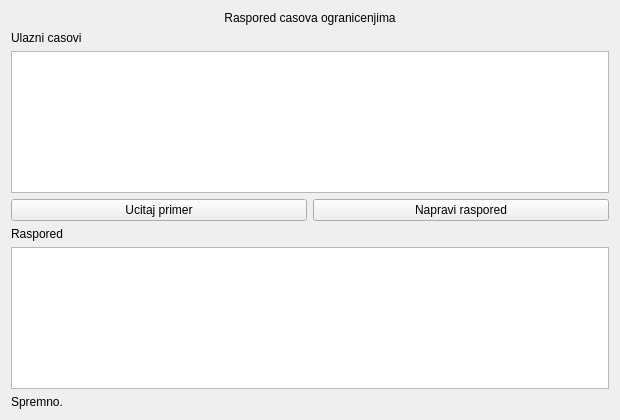
<?xml version="1.0" encoding="UTF-8"?>
<ui version="4.0">
 <class>TimetableForm</class>
 <widget class="QWidget" name="TimetableForm">
  <property name="geometry">
   <rect>
    <x>0</x>
    <y>0</y>
    <width>620</width>
    <height>420</height>
   </rect>
  </property>
  <property name="windowTitle">
   <string>Raspored casova</string>
  </property>
  <layout class="QVBoxLayout" name="verticalLayout">
   <item>
    <widget class="QLabel" name="labelTitle">
     <property name="text">
      <string>Raspored casova ogranicenjima</string>
     </property>
     <property name="alignment">
      <set>Qt::AlignCenter</set>
     </property>
    </widget>
   </item>
   <item>
    <widget class="QLabel" name="labelInput">
     <property name="text">
      <string>Ulazni casovi</string>
     </property>
    </widget>
   </item>
   <item>
    <widget class="QTableWidget" name="tableInput"/>
   </item>
   <item>
    <layout class="QHBoxLayout" name="buttonLayout">
     <item>
      <widget class="QPushButton" name="buttonExample">
       <property name="text">
        <string>Ucitaj primer</string>
       </property>
      </widget>
     </item>
     <item>
      <widget class="QPushButton" name="buttonSolve">
       <property name="text">
        <string>Napravi raspored</string>
       </property>
      </widget>
     </item>
    </layout>
   </item>
   <item>
    <widget class="QLabel" name="labelSchedule">
     <property name="text">
      <string>Raspored</string>
     </property>
    </widget>
   </item>
   <item>
    <widget class="QTableWidget" name="tableSchedule">
     <property name="editTriggers">
      <set>QAbstractItemView::NoEditTriggers</set>
     </property>
    </widget>
   </item>
   <item>
    <widget class="QLabel" name="labelStatus">
     <property name="text">
      <string>Spremno.</string>
     </property>
    </widget>
   </item>
  </layout>
 </widget>
 <resources/>
 <connections/>
</ui>
